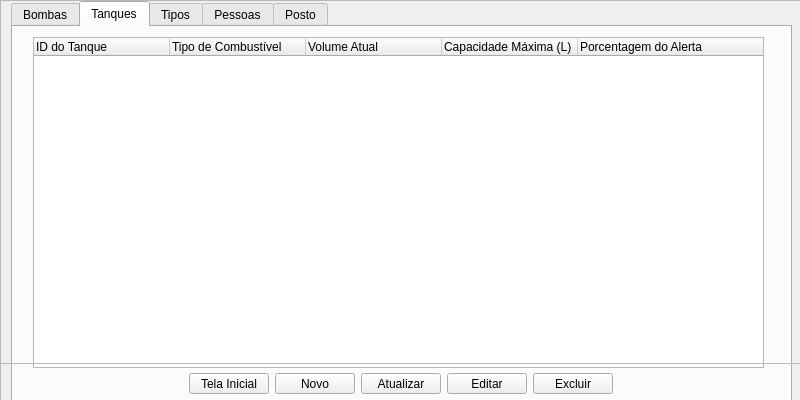
<?xml version="1.0" encoding="UTF-8"?>
<ui version="4.0">
 <class>Cadastros</class>
 <widget class="QWidget" name="Cadastros">
  <property name="geometry">
   <rect>
    <x>0</x>
    <y>0</y>
    <width>800</width>
    <height>400</height>
   </rect>
  </property>
  <property name="minimumSize">
   <size>
    <width>600</width>
    <height>400</height>
   </size>
  </property>
  <property name="maximumSize">
   <size>
    <width>800</width>
    <height>400</height>
   </size>
  </property>
  <property name="windowTitle">
   <string>GasGuardian</string>
  </property>
  <widget class="QFrame" name="ContainerTabs">
   <property name="geometry">
    <rect>
     <x>0</x>
     <y>0</y>
     <width>801</width>
     <height>401</height>
    </rect>
   </property>
   <property name="frameShape">
    <enum>QFrame::StyledPanel</enum>
   </property>
   <property name="frameShadow">
    <enum>QFrame::Raised</enum>
   </property>
   <widget class="QTabWidget" name="tabWidget">
    <property name="geometry">
     <rect>
      <x>11</x>
      <y>1</y>
      <width>781</width>
      <height>401</height>
     </rect>
    </property>
    <property name="layoutDirection">
     <enum>Qt::LeftToRight</enum>
    </property>
    <property name="tabPosition">
     <enum>QTabWidget::North</enum>
    </property>
    <property name="tabShape">
     <enum>QTabWidget::Rounded</enum>
    </property>
    <property name="currentIndex">
     <number>1</number>
    </property>
    <property name="movable">
     <bool>true</bool>
    </property>
    <widget class="QWidget" name="Bombas">
     <attribute name="title">
      <string>Bombas</string>
     </attribute>
     <widget class="QTableWidget" name="TableBombas">
      <property name="geometry">
       <rect>
        <x>20</x>
        <y>10</y>
        <width>731</width>
        <height>331</height>
       </rect>
      </property>
      <property name="showGrid">
       <bool>false</bool>
      </property>
      <property name="sortingEnabled">
       <bool>false</bool>
      </property>
      <attribute name="horizontalHeaderCascadingSectionResizes">
       <bool>false</bool>
      </attribute>
      <attribute name="horizontalHeaderDefaultSectionSize">
       <number>150</number>
      </attribute>
      <attribute name="horizontalHeaderStretchLastSection">
       <bool>true</bool>
      </attribute>
      <attribute name="verticalHeaderHighlightSections">
       <bool>true</bool>
      </attribute>
      <column>
       <property name="text">
        <string>ID da Bomba</string>
       </property>
       <property name="textAlignment">
        <set>AlignLeading|AlignVCenter</set>
       </property>
      </column>
      <column>
       <property name="text">
        <string>Auto-Abastecimento</string>
       </property>
       <property name="textAlignment">
        <set>AlignLeading|AlignVCenter</set>
       </property>
      </column>
      <column>
       <property name="text">
        <string>Tipos de Combustível</string>
       </property>
       <property name="textAlignment">
        <set>AlignLeading|AlignVCenter</set>
       </property>
      </column>
     </widget>
    </widget>
    <widget class="QWidget" name="Tanques">
     <attribute name="title">
      <string>Tanques</string>
     </attribute>
     <widget class="QTableWidget" name="TanquesTable">
      <property name="geometry">
       <rect>
        <x>20</x>
        <y>10</y>
        <width>731</width>
        <height>331</height>
       </rect>
      </property>
      <property name="showGrid">
       <bool>false</bool>
      </property>
      <property name="sortingEnabled">
       <bool>false</bool>
      </property>
      <attribute name="horizontalHeaderCascadingSectionResizes">
       <bool>false</bool>
      </attribute>
      <attribute name="horizontalHeaderMinimumSectionSize">
       <number>15</number>
      </attribute>
      <attribute name="horizontalHeaderDefaultSectionSize">
       <number>136</number>
      </attribute>
      <attribute name="horizontalHeaderStretchLastSection">
       <bool>true</bool>
      </attribute>
      <attribute name="verticalHeaderHighlightSections">
       <bool>true</bool>
      </attribute>
      <column>
       <property name="text">
        <string>ID do Tanque</string>
       </property>
       <property name="textAlignment">
        <set>AlignLeading|AlignVCenter</set>
       </property>
      </column>
      <column>
       <property name="text">
        <string>Tipo de Combustível</string>
       </property>
       <property name="textAlignment">
        <set>AlignLeading|AlignVCenter</set>
       </property>
      </column>
      <column>
       <property name="text">
        <string>Volume Atual</string>
       </property>
       <property name="textAlignment">
        <set>AlignLeading|AlignVCenter</set>
       </property>
      </column>
      <column>
       <property name="text">
        <string>Capacidade Máxima (L)</string>
       </property>
       <property name="textAlignment">
        <set>AlignLeading|AlignVCenter</set>
       </property>
      </column>
      <column>
       <property name="text">
        <string>Porcentagem do Alerta</string>
       </property>
       <property name="textAlignment">
        <set>AlignLeading|AlignVCenter</set>
       </property>
      </column>
     </widget>
    </widget>
    <widget class="QWidget" name="Tipos">
     <attribute name="title">
      <string>Tipos</string>
     </attribute>
     <widget class="QTableWidget" name="TiposTable">
      <property name="geometry">
       <rect>
        <x>20</x>
        <y>10</y>
        <width>731</width>
        <height>331</height>
       </rect>
      </property>
      <property name="showGrid">
       <bool>false</bool>
      </property>
      <property name="sortingEnabled">
       <bool>false</bool>
      </property>
      <attribute name="horizontalHeaderDefaultSectionSize">
       <number>165</number>
      </attribute>
      <attribute name="horizontalHeaderShowSortIndicator" stdset="0">
       <bool>true</bool>
      </attribute>
      <attribute name="horizontalHeaderStretchLastSection">
       <bool>true</bool>
      </attribute>
      <column>
       <property name="text">
        <string>Nome</string>
       </property>
       <property name="textAlignment">
        <set>AlignLeading|AlignVCenter</set>
       </property>
      </column>
      <column>
       <property name="text">
        <string>Preço (R$)</string>
       </property>
       <property name="textAlignment">
        <set>AlignLeading|AlignVCenter</set>
       </property>
      </column>
     </widget>
    </widget>
    <widget class="QWidget" name="Pessoas">
     <attribute name="title">
      <string>Pessoas</string>
     </attribute>
     <widget class="QTableWidget" name="PessoasTable">
      <property name="geometry">
       <rect>
        <x>20</x>
        <y>10</y>
        <width>731</width>
        <height>331</height>
       </rect>
      </property>
      <property name="showGrid">
       <bool>false</bool>
      </property>
      <property name="sortingEnabled">
       <bool>false</bool>
      </property>
      <attribute name="horizontalHeaderDefaultSectionSize">
       <number>90</number>
      </attribute>
      <attribute name="horizontalHeaderStretchLastSection">
       <bool>true</bool>
      </attribute>
      <column>
       <property name="text">
        <string>Nome</string>
       </property>
       <property name="textAlignment">
        <set>AlignLeading|AlignVCenter</set>
       </property>
      </column>
      <column>
       <property name="text">
        <string>CPF</string>
       </property>
       <property name="textAlignment">
        <set>AlignLeading|AlignVCenter</set>
       </property>
      </column>
      <column>
       <property name="text">
        <string>Email</string>
       </property>
       <property name="textAlignment">
        <set>AlignLeading|AlignVCenter</set>
       </property>
      </column>
      <column>
       <property name="text">
        <string>Celular</string>
       </property>
       <property name="textAlignment">
        <set>AlignLeading|AlignVCenter</set>
       </property>
      </column>
      <column>
       <property name="text">
        <string>Login</string>
       </property>
       <property name="textAlignment">
        <set>AlignLeading|AlignVCenter</set>
       </property>
      </column>
      <column>
       <property name="text">
        <string>Senha</string>
       </property>
       <property name="textAlignment">
        <set>AlignLeading|AlignVCenter</set>
       </property>
      </column>
      <column>
       <property name="text">
        <string>Gestor</string>
       </property>
       <property name="textAlignment">
        <set>AlignLeading|AlignVCenter</set>
       </property>
      </column>
     </widget>
    </widget>
    <widget class="QWidget" name="Posto">
     <attribute name="title">
      <string>Posto</string>
     </attribute>
     <widget class="QTableWidget" name="PostoTable">
      <property name="geometry">
       <rect>
        <x>20</x>
        <y>10</y>
        <width>731</width>
        <height>331</height>
       </rect>
      </property>
      <property name="showGrid">
       <bool>false</bool>
      </property>
      <property name="sortingEnabled">
       <bool>false</bool>
      </property>
      <attribute name="horizontalHeaderDefaultSectionSize">
       <number>135</number>
      </attribute>
      <attribute name="horizontalHeaderShowSortIndicator" stdset="0">
       <bool>true</bool>
      </attribute>
      <attribute name="horizontalHeaderStretchLastSection">
       <bool>true</bool>
      </attribute>
      <column>
       <property name="text">
        <string>Nome</string>
       </property>
       <property name="textAlignment">
        <set>AlignLeading|AlignVCenter</set>
       </property>
      </column>
      <column>
       <property name="text">
        <string>Chave Pix</string>
       </property>
       <property name="textAlignment">
        <set>AlignLeading|AlignVCenter</set>
       </property>
      </column>
      <column>
       <property name="text">
        <string>CNPJ</string>
       </property>
       <property name="textAlignment">
        <set>AlignLeading|AlignVCenter</set>
       </property>
      </column>
     </widget>
    </widget>
   </widget>
  </widget>
  <widget class="QFrame" name="ContainerBotoes">
   <property name="geometry">
    <rect>
     <x>0</x>
     <y>363</y>
     <width>801</width>
     <height>41</height>
    </rect>
   </property>
   <property name="frameShape">
    <enum>QFrame::StyledPanel</enum>
   </property>
   <property name="frameShadow">
    <enum>QFrame::Raised</enum>
   </property>
   <layout class="QHBoxLayout" name="horizontalLayout_2">
    <item>
     <spacer name="horizontalSpacer_2">
      <property name="orientation">
       <enum>Qt::Horizontal</enum>
      </property>
      <property name="sizeHint" stdset="0">
       <size>
        <width>40</width>
        <height>20</height>
       </size>
      </property>
     </spacer>
    </item>
    <item>
     <widget class="QPushButton" name="TelaInicial">
      <property name="text">
       <string>Tela Inicial</string>
      </property>
      <property name="icon">
       <iconset>
        <normaloff>../../assets/home.svg</normaloff>../../assets/home.svg</iconset>
      </property>
     </widget>
    </item>
    <item>
     <widget class="QPushButton" name="NovoBtn">
      <property name="text">
       <string>Novo</string>
      </property>
      <property name="icon">
       <iconset>
        <normaloff>../../assets/new.svg</normaloff>../../assets/new.svg</iconset>
      </property>
     </widget>
    </item>
    <item>
     <widget class="QPushButton" name="AtualizarBtn">
      <property name="text">
       <string>Atualizar</string>
      </property>
      <property name="icon">
       <iconset>
        <normaloff>../../assets/refresh.svg</normaloff>../../assets/refresh.svg</iconset>
      </property>
     </widget>
    </item>
    <item>
     <widget class="QPushButton" name="EditarBtn">
      <property name="text">
       <string>Editar</string>
      </property>
      <property name="icon">
       <iconset>
        <normaloff>../../assets/edit.svg</normaloff>../../assets/edit.svg</iconset>
      </property>
     </widget>
    </item>
    <item>
     <widget class="QPushButton" name="ExcluirBtn">
      <property name="text">
       <string>Excluir</string>
      </property>
      <property name="icon">
       <iconset>
        <normaloff>../../assets/delete.svg</normaloff>../../assets/delete.svg</iconset>
      </property>
     </widget>
    </item>
    <item>
     <spacer name="horizontalSpacer_3">
      <property name="orientation">
       <enum>Qt::Horizontal</enum>
      </property>
      <property name="sizeHint" stdset="0">
       <size>
        <width>40</width>
        <height>20</height>
       </size>
      </property>
     </spacer>
    </item>
   </layout>
  </widget>
 </widget>
 <resources/>
 <connections/>
</ui>
